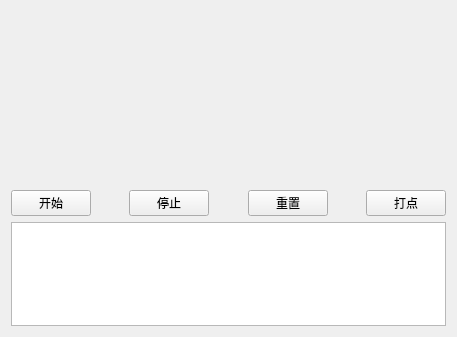
<?xml version="1.0" encoding="UTF-8"?>
<ui version="4.0">
 <class>Widget</class>
 <widget class="QWidget" name="Widget">
  <property name="geometry">
   <rect>
    <x>0</x>
    <y>0</y>
    <width>457</width>
    <height>337</height>
   </rect>
  </property>
  <property name="cursor">
   <cursorShape>ArrowCursor</cursorShape>
  </property>
  <property name="windowTitle">
   <string>Widget</string>
  </property>
  <layout class="QGridLayout" name="gridLayout">
   <item row="0" column="0">
    <layout class="QVBoxLayout" name="verticalLayout" stretch="5,2,3">
     <item>
      <widget class="QLabel" name="showTime">
       <property name="font">
        <font>
         <pointsize>40</pointsize>
        </font>
       </property>
       <property name="text">
        <string/>
       </property>
       <property name="alignment">
        <set>Qt::AlignCenter</set>
       </property>
      </widget>
     </item>
     <item>
      <layout class="QHBoxLayout" name="horizontalLayout">
       <item>
        <widget class="QPushButton" name="starBt">
         <property name="text">
          <string>开始</string>
         </property>
        </widget>
       </item>
       <item>
        <spacer name="horizontalSpacer">
         <property name="orientation">
          <enum>Qt::Horizontal</enum>
         </property>
         <property name="sizeHint" stdset="0">
          <size>
           <width>18</width>
           <height>18</height>
          </size>
         </property>
        </spacer>
       </item>
       <item>
        <widget class="QPushButton" name="closBt">
         <property name="text">
          <string>停止</string>
         </property>
        </widget>
       </item>
       <item>
        <spacer name="horizontalSpacer_2">
         <property name="orientation">
          <enum>Qt::Horizontal</enum>
         </property>
         <property name="sizeHint" stdset="0">
          <size>
           <width>18</width>
           <height>18</height>
          </size>
         </property>
        </spacer>
       </item>
       <item>
        <widget class="QPushButton" name="resetBt">
         <property name="text">
          <string>重置</string>
         </property>
        </widget>
       </item>
       <item>
        <spacer name="horizontalSpacer_3">
         <property name="orientation">
          <enum>Qt::Horizontal</enum>
         </property>
         <property name="sizeHint" stdset="0">
          <size>
           <width>18</width>
           <height>18</height>
          </size>
         </property>
        </spacer>
       </item>
       <item>
        <widget class="QPushButton" name="bitBt">
         <property name="text">
          <string>打点</string>
         </property>
        </widget>
       </item>
      </layout>
     </item>
     <item>
      <widget class="QTextBrowser" name="bitTime"/>
     </item>
    </layout>
   </item>
  </layout>
 </widget>
 <layoutdefault spacing="6" margin="11"/>
 <resources/>
 <connections/>
</ui>
